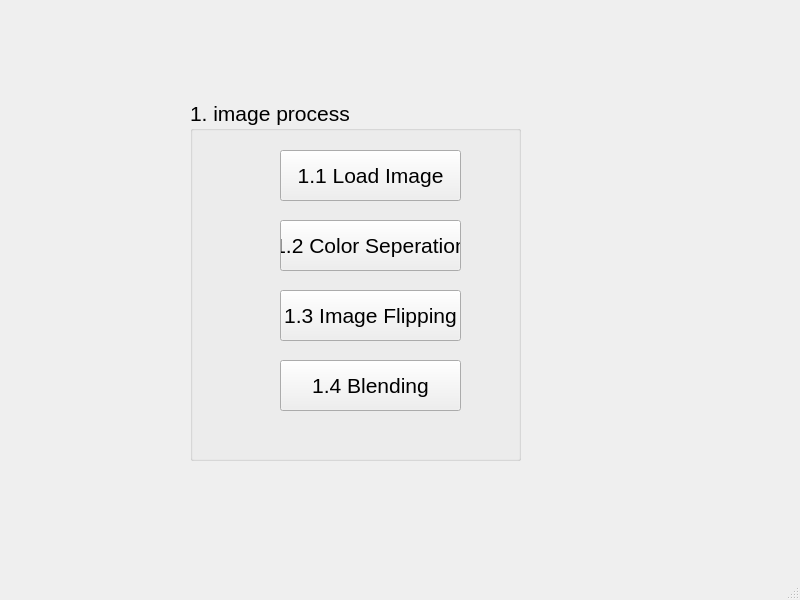
<?xml version="1.0" encoding="UTF-8"?>
<ui version="4.0">
 <class>MainWindow</class>
 <widget class="QMainWindow" name="MainWindow">
  <property name="geometry">
   <rect>
    <x>0</x>
    <y>0</y>
    <width>800</width>
    <height>600</height>
   </rect>
  </property>
  <property name="windowTitle">
   <string>MainWindow</string>
  </property>
  <widget class="QWidget" name="centralwidget">
   <widget class="QGroupBox" name="groupBox">
    <property name="geometry">
     <rect>
      <x>190</x>
      <y>100</y>
      <width>331</width>
      <height>361</height>
     </rect>
    </property>
    <property name="font">
     <font>
      <pointsize>16</pointsize>
     </font>
    </property>
    <property name="title">
     <string>1. image process</string>
    </property>
    <widget class="QPushButton" name="pushButton">
     <property name="geometry">
      <rect>
       <x>90</x>
       <y>50</y>
       <width>181</width>
       <height>51</height>
      </rect>
     </property>
     <property name="text">
      <string>1.1 Load Image</string>
     </property>
    </widget>
    <widget class="QPushButton" name="pushButton_2">
     <property name="geometry">
      <rect>
       <x>90</x>
       <y>120</y>
       <width>181</width>
       <height>51</height>
      </rect>
     </property>
     <property name="text">
      <string>1.2 Color Seperation</string>
     </property>
    </widget>
    <widget class="QPushButton" name="pushButton_3">
     <property name="geometry">
      <rect>
       <x>90</x>
       <y>190</y>
       <width>181</width>
       <height>51</height>
      </rect>
     </property>
     <property name="text">
      <string>1.3 Image Flipping</string>
     </property>
    </widget>
    <widget class="QPushButton" name="pushButton_4">
     <property name="geometry">
      <rect>
       <x>90</x>
       <y>260</y>
       <width>181</width>
       <height>51</height>
      </rect>
     </property>
     <property name="text">
      <string>1.4 Blending</string>
     </property>
    </widget>
   </widget>
  </widget>
  <widget class="QMenuBar" name="menubar">
   <property name="geometry">
    <rect>
     <x>0</x>
     <y>0</y>
     <width>800</width>
     <height>21</height>
    </rect>
   </property>
  </widget>
  <widget class="QStatusBar" name="statusbar"/>
 </widget>
 <resources/>
 <connections/>
</ui>
